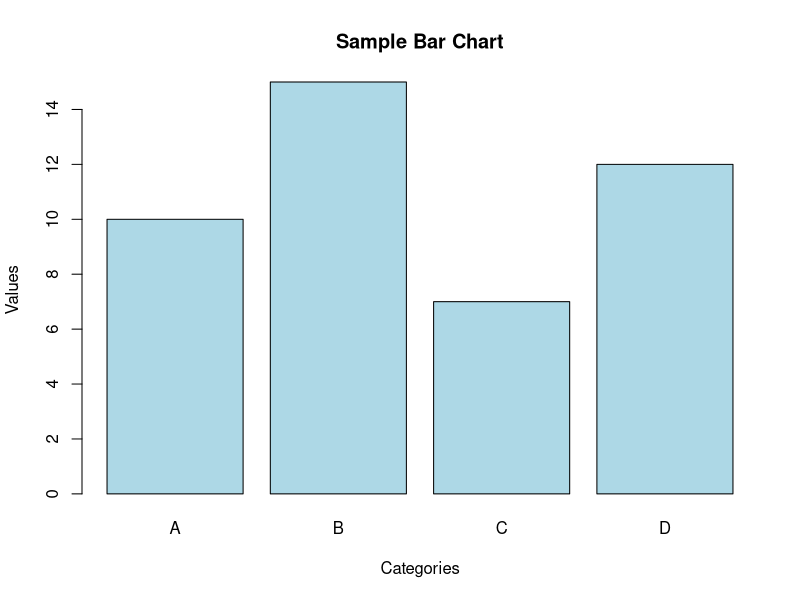
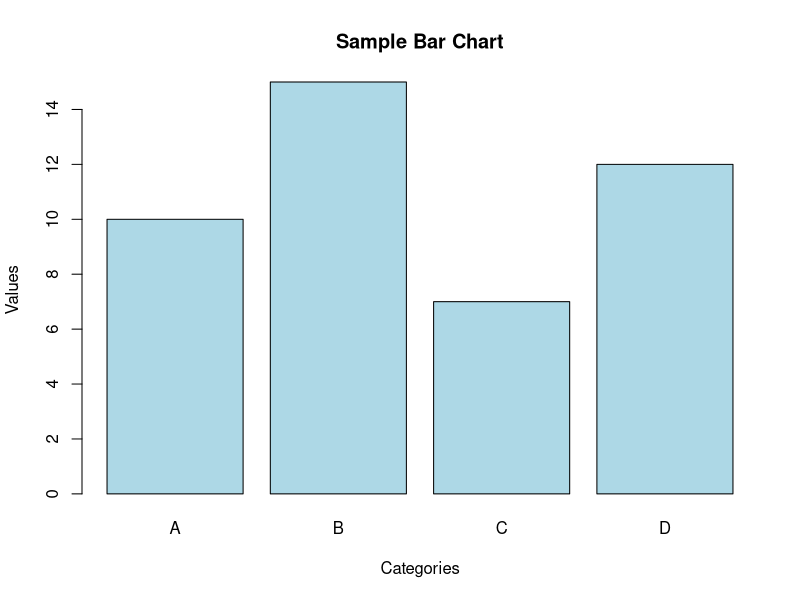

Write R code to recreate these figures, in order.
# R script to create a bar chart and save it

# Define data
categories <- c("A", "B", "C", "D")
values <- c(10, 15, 7, 12)

# Create the bar plot
barplot(values, 
        names.arg = categories,
        main = "Sample Bar Chart",
        xlab = "Categories",
        ylab = "Values",
        col = "lightblue",
        border = "black")

# Save the plot as a PNG file
png("bar_chart_output.png")
barplot(values, 
        names.arg = categories,
        main = "Sample Bar Chart",
        xlab = "Categories",
        ylab = "Values",
        col = "lightblue",
        border = "black")
dev.off()

cat("Bar chart saved as 'bar_chart_output.png'\n")
